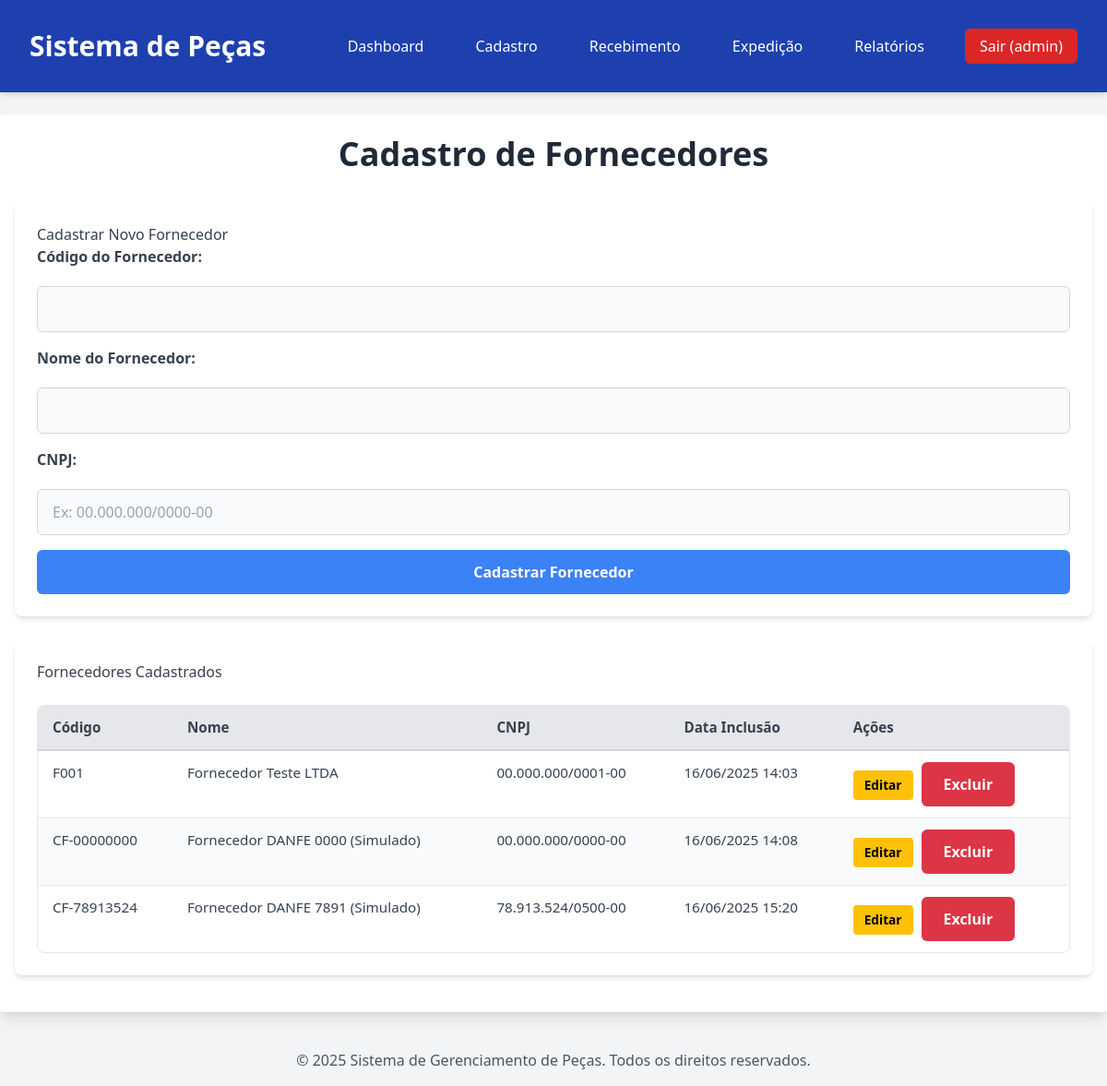
The page /cadastro/fornecedores (signed in) on the database as committed earlier.
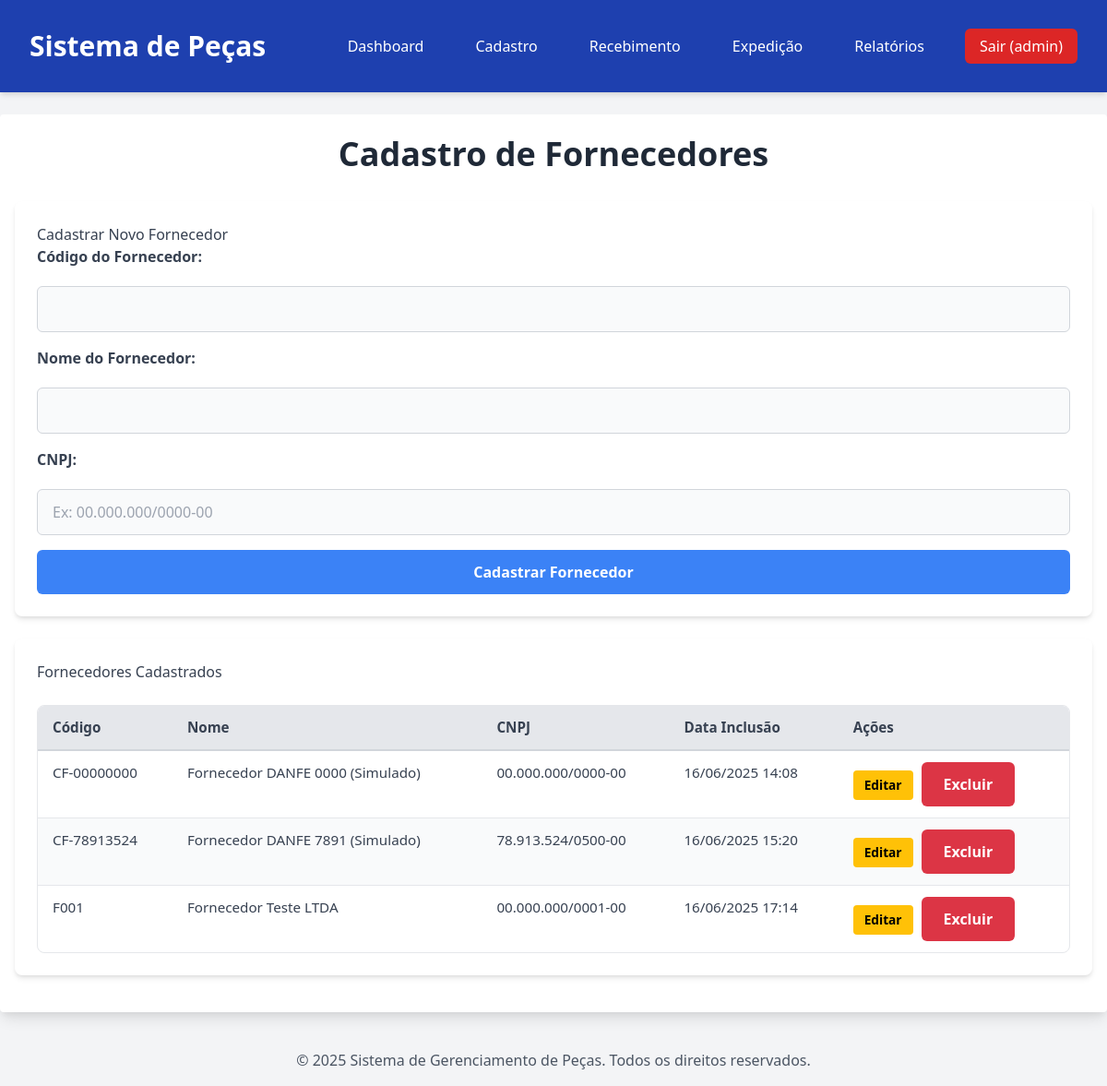
The same page on the database as committed later.
### modules/core/models.py (models this page shows, shortened)
class Fornecedor(db.Model):
    __tablename__ = 'Fornecedores'
    id = db.Column(db.Integer, primary_key=True)
    codigo_fornecedor = db.Column(db.String(50), unique=True, nullable=False)
    nome = db.Column(db.String(255), nullable=False)
    cnpj = db.Column(db.String(18), unique=True, nullable=False)
    data_inclusao = db.Column(db.DateTime, default=db.func.current_timestamp())
    movimentacoes = db.relationship('Movimentacao', backref='fornecedor', lazy=True)

### modules/cadastro/routes.py (the view, shortened to what this page needs)
@cadastro.route('/cadastro/fornecedores', methods=['GET', 'POST'])
@login_required
def cadastro_fornecedores():
    if not has_permission(current_user, ['Gestor', 'LSL']):
        flash('Você não tem permissão para acessar esta página.', 'danger')
        return redirect(url_for('home'))
    fornecedores = Fornecedor.query.all()
    return render_template('cadastro/cadastro_fornecedores.html', fornecedores=fornecedores)

### modules/auth/models.py (called while the page is built)
@login_manager.user_loader
def load_user(user_id):
    return User.query.get(int(user_id))

### modules/cadastro/routes.py (called while the page is built)
def has_permission(user, allowed_roles):
    return user.is_authenticated and user.tipo_usuario in allowed_roles

### templates/cadastro/cadastro_fornecedores.html (shortened to what this page needs)
{% extends 'base.html' %}
{% block content %}
<div class="page-header">
    <h1>Cadastro de Fornecedores</h1>
</div>
<div class="section">
    <h2>Cadastrar Novo Fornecedor</h2>
    <form method="POST">
        <label for="codigo_fornecedor">Código do Fornecedor:</label>
        <input type="text" id="codigo_fornecedor" name="codigo_fornecedor" required>
        <label for="nome">Nome do Fornecedor:</label>
        <input type="text" id="nome" name="nome" required>
        <label for="cnpj">CNPJ:</label>
        <input type="text" id="cnpj" name="cnpj" pattern="\d{2}\.\d{3}\.\d{3}/\d{4}-\d{2}" placeholder="Ex: 00.000.000/0000-00" required>
        <button type="submit" class="bg-blue-500 hover:bg-blue-700">Cadastrar Fornecedor</button>
    </form>
</div>
<div class="section supplier-list">
    <h2>Fornecedores Cadastrados</h2>
    <table>
        <thead>
            <tr>
                <th>Código</th>
                <th>Nome</th>
                <th>CNPJ</th>
                <th>Data Inclusão</th>
                <th>Ações</th>
            </tr>
        </thead>
        <tbody>
            {% for fornecedor in fornecedores %}
            <tr>
                <td>{{ fornecedor.codigo_fornecedor }}</td>
                <td>{{ fornecedor.nome }}</td>
                <td>{{ fornecedor.cnpj }}</td>
                <td>{{ fornecedor.data_inclusao.strftime('%d/%m/%Y %H:%M') }}</td>
                <td>
                    <a href="{{ url_for('cadastro.editar_fornecedor', fornecedor_id=fornecedor.id) }}" class="btn btn-edit">Editar</a>
                    <form action="{{ url_for('cadastro.excluir_fornecedor', fornecedor_id=fornecedor.id) }}" method="POST" style="display:inline-block;">
                        <button type="submit" class="btn btn-delete" onclick="return confirm('Tem certeza que deseja excluir este fornecedor? Ele não poderá ser excluído se tiver movimentações vinculadas.')">Excluir</button>
                    </form>
                </td>
            </tr>
            {% else %}
            <tr>
                <td colspan="5">Nenhum fornecedor cadastrado ainda.</td>
            </tr>
            {% endfor %}
        </tbody>
    </table>
</div>
{% endblock %}

Rows that differ between the two databases and show on the page:
removed Fornecedor: codigo_fornecedor "F001", nome "Fornecedor Teste LTDA", cnpj "00.000.000/0001-00", data_inclusao "16/06/2025 14:03"
added Fornecedor: codigo_fornecedor "F001", nome "Fornecedor Teste LTDA", cnpj "00.000.000/0001-00", data_inclusao "16/06/2025 17:14"
